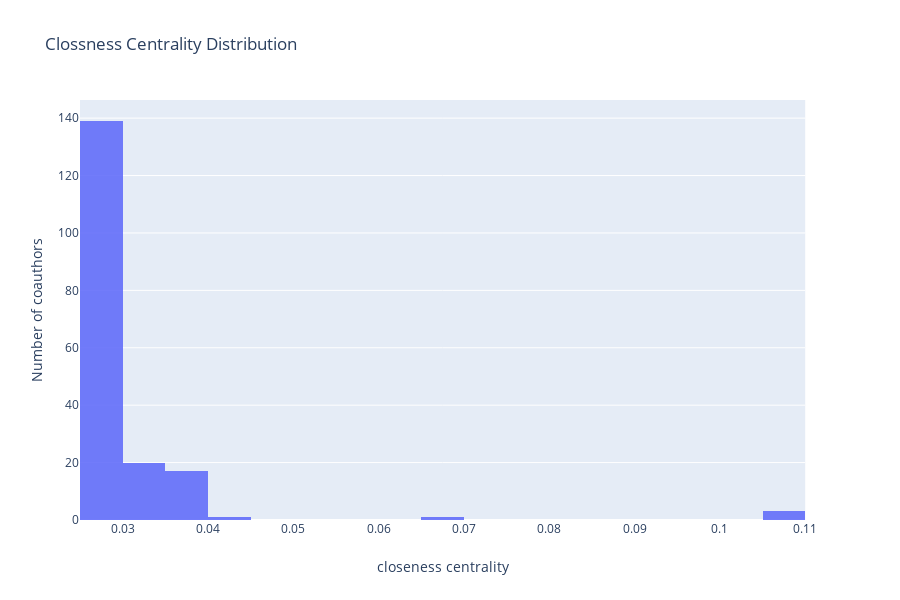

The notebook cell saved with this chart:
### Code cell
y=list(close.values())
x=list(close.keys())
data = {'keys':x,'values':y}
df1 = pd.DataFrame.from_dict(data)

import plotly
plotly.offline.init_notebook_mode(connected=True)
import plotly.graph_objs as go
import plotly.express as px
fig = px.histogram(df1,
        x = "values",
        title = 'Clossness Centrality Distribution', 
        #xaxis_title_text='Value',
        labels={'Number of coauthors':'centrality distribution'},
        #color_discrete_sequence=['indianred'],
        opacity=0.9
        #log_y=True,
        )
fig.update_layout(
    xaxis_title_text='closeness centrality', # xaxis label
    yaxis_title_text='Number of coauthors', # yaxis label
    #bargap=0.2, # gap between bars of adjacent location coordinates
    #bargroupgap=0.1 # gap between bars of the same location coordinates
)
#layout = go.Layout(title=go.layout.Title(text='Degree Centrality Distribution'),xaxis=go.layout.XAxis(title=go.layout.xaxis.Title(text='Number of Coauthors')),yaxis=go.layout.YAxis(title=go.layout.yaxis.Title(text='Degree Centrality')))
#fig = go.Figure(data=data,layout=layout)
fig.show()

### Figure 1 — Plotly figure (JSON) as saved in the notebook; plotly's stock layout.template omitted (floating-point values rounded to 4 significant figures; data arrays with more than 128 entries replaced by an {"elided": "..."} marker saying what was removed)
{"data": [{"alignmentgroup": "True", "bingroup": "x", "hoverlabel": {"namelength": 0}, "hovertemplate": "values=%{x}<br>count=%{y}", "legendgroup": "", "marker": {"color": "#636efa", "opacity": 0.9}, "name": "", "offsetgroup": "", "orientation": "v", "showlegend": false, "type": "histogram", "x": {"elided": "181 float values"}, "xaxis": "x", "yaxis": "y"}], "layout": {"barmode": "relative", "height": 600, "legend": {"tracegroupgap": 0}, "title": {"text": "Clossness Centrality Distribution"}, "xaxis": {"anchor": "y", "domain": [0, 0.98], "title": {"text": "closeness centrality"}}, "yaxis": {"anchor": "x", "domain": [0, 1], "title": {"text": "Number of coauthors"}}}}
